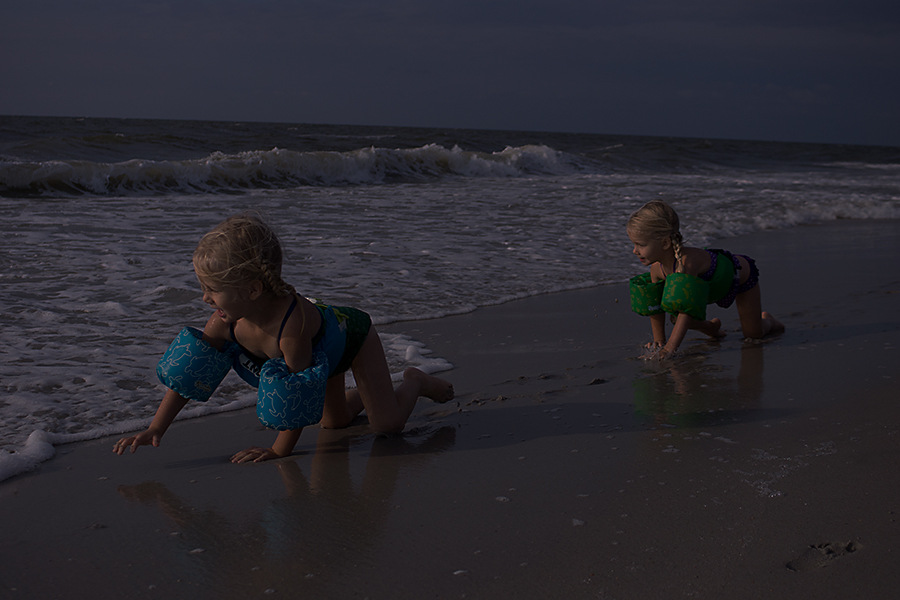
//> input picture p1.jpg, 900 x 600 px
$ ./starter_backup p1.jpg   (built with g++ and OpenCV 4)
//> lines starting //> are read from the running program, lines starting //| are printed output that depends on the picture
/* openFileDlg() does not exist in linux */
/* int may need to be transformed into unsigned int */

#include <cstdio>
#include <cstdlib>
#include <opencv2/core/core.hpp>
#include <opencv2/highgui/highgui.hpp>

using namespace cv;

const int patchSize = 15;        // unused in the demo, it's the Omega
const int minThreshold = 60;    // T
const float omega = 0.95f;        // must be between 0 and 1 (used for maintaining a certain amount of haze, in order to make a natural image)
const float t0 = 0.1f;          // represents the lower bound of the transmission coefficient

int qsortcomp(const void *a, const void *b)
{
    std::pair<uchar, int> p2 = *(std::pair<uchar, int>*)b;
    std::pair<uchar, int> p1 = *(std::pair<uchar, int>*)a;
    return (p2.second - p1.second);
}

// [17 lines left out: function negateImage, not called in this run]

uchar minPixel(Mat src, int y, int x)
{
    int offset = patchSize / 2;
    uchar res = 255;

    for(int i=y-offset; i<=y+offset; i++)
    {
        if(i < 0 || i >= src.rows) continue;
        for(int j=x-offset; j<=x+offset; j++)
        {
            if(j < 0 || j >= src.cols) continue;
            Vec3b pix = src.at<Vec3b>(i, j);
            uchar minPix = min(pix.val[0], min(pix.val[1], pix.val[2]));
            res = min(res, minPix);
        }
    }

    return res;
}

Mat computeDarkChannel(Mat src)
{
    Mat res = Mat::zeros(src.rows, src.cols, CV_8UC1);

    for(int i=0; i<src.rows; i++)
    {
        for(int j=0; j<src.cols; j++)
        {
            res.at<uchar>(i, j) = minPixel(src, i, j);
        }
    }

    return res;
}

void computeHistogram(std::pair<uchar, int> *hist, Mat src)
{
    for(int i=0; i<256; i++)
    {
        hist[i].first = i;
        hist[i].second = 0;
    }

    for(int i=0; i<src.rows; i++)
    {
        for(int j=0; j<src.cols; j++)
        {
            uchar pix = src.at<uchar>(i, j);
            hist[pix].second++;
        }
    }
}

void computeTopHistogram(Mat src, std::pair<uchar, int> *histogram, std::pair<uchar, int> *topHistogram)
{
    // select top 0.1% brightest pixels from histogram
    int selectedPixels = src.rows * src.cols / 1000;
    int total_pixels = 0;
    for(int i=0; i<256; i++)
    {
        topHistogram[i].first = i;
        topHistogram[i].second = 0;
    }

    for(int i=255; i>=0; i--)
    {
        topHistogram[i].second = min(histogram[i].second, selectedPixels - total_pixels);
        total_pixels += topHistogram[i].second;
    }
}

Vec3b computeA(uchar value, Mat dark, Mat neg)
{
    for(int i=0; i<dark.rows; i++)
    {
        for(int j=0; j<dark.cols; j++)
        {
            if(dark.at<uchar>(i, j) == value)
            {
                return neg.at<Vec3b>(i, j);
            }
        }
    }

    printf("Returned the default A\n");
    return neg.at<Vec3b>(0, 0);     // it should never reach here
}

float minPixelCoeff(Mat src, int y, int x, Vec3b A)
{
    int offset = patchSize / 2;
    float res = 1.0f;

    for(int i=y-offset; i<=y+offset; i++)
    {
        if(i < 0 || i >= src.rows) continue;
        for(int j=x-offset; j<=x+offset; j++)
        {
            if(j < 0 || j >= src.cols) continue;
            Vec3b pix = src.at<Vec3b>(i, j);
            float valB = (float)pix.val[0] / A.val[0];
            float valG = (float)pix.val[1] / A.val[1];
            float valR = (float)pix.val[2] / A.val[2];
            float minC = min(valB, min(valG, valR));
            res = min(res, minC);
        }
    }

    return res;
}

void computeCoeff(std::vector<float> &coeff, Mat neg, Vec3b A)
{
    for(int i=0; i<neg.rows; i++)
    {
        for(int j=0; j<neg.cols; j++)
        {
            float res = 1.0f - omega * minPixelCoeff(neg, i, j, A);
            coeff.push_back(res);
        }
    }
}

Mat computeRectified(Mat neg, Vec3b A, std::vector<float> &coeff)
{
    Mat res = Mat::zeros(neg.rows, neg.cols, CV_8UC3);
    for(int i=0; i<res.rows; i++)
    {
        for(int j=0; j<res.cols; j++)
        {
            float chosenT = max(coeff[i * res.rows + j], t0);
            Vec3b pix = neg.at<Vec3b>(i, j);
            Vec3b sol = pix;
            sol.val[0] = (uchar)(((float)pix.val[0] - A.val[0]) / chosenT + A.val[0]);
            sol.val[1] = (uchar)(((float)pix.val[1] - A.val[1]) / chosenT + A.val[1]);
            sol.val[2] = (uchar)(((float)pix.val[2] - A.val[2]) / chosenT + A.val[2]);
            res.at<Vec3b>(i, j) = sol;
        }
    }

    return res;
}

int main(int argc, char **argv)
{
    // char fname[100];
    Mat src;
    Mat neg;
    Mat darkChannel;
    Mat rectified;
    Mat enhanced;

    //
    std::pair<uchar, int> histogram[256];
    std::pair<uchar, int> topHistogram[256];
    Vec3b A;
    std::vector<float> coeff;

    // [18 lines of commented-out code are left out]

    src = imread(argv[1], CV_LOAD_IMAGE_COLOR);
//> src is the input picture: 600 rows x 900 cols, CV_8UC3; mean B, G, R 47.4, 40.4, 41.9
    darkChannel = computeDarkChannel(src);
//> after the loop in computeDarkChannel, `for(int i=0; i<src.rows; i++)`:
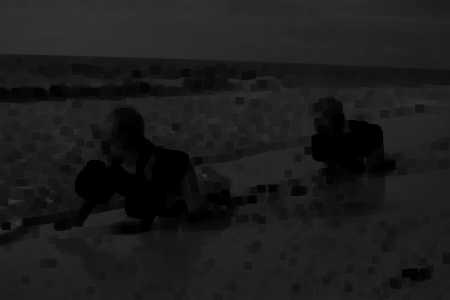
//> res: 600 rows x 900 cols, CV_8UC1 (shown at 1/2 size); min 0, max 57, mean 27.4
    computeHistogram(histogram, darkChannel);
//> histogram = 256 pairs, first 12: [0, 32547], [1, 2896], [2, 3152], [3, 2855], [4, 3588], [5, 3443], [6, 3708], [7, 3854], [8, 3524], [9, 2934], [10, 3874], [11, 3825]
    computeTopHistogram(src, histogram, topHistogram);
//> after the loop in computeTopHistogram, `for(int i=255; i>=0; i--)`: total_pixels = 540
//> topHistogram = 256 pairs, first 12: [0, 0], [1, 0], [2, 0], [3, 0], [4, 0], [5, 0], [6, 0], [7, 0], [8, 0], [9, 0], [10, 0], [11, 0]

    qsort(topHistogram, 256, sizeof(std::pair<uchar, int>), qsortcomp);
//> in qsortcomp, `std::pair<uchar, int> p2 = *(std::pair<uchar, int>*)b;`: p2 = (1, 0)
//> in qsortcomp, `std::pair<uchar, int> p1 = *(std::pair<uchar, int>*)a;`: p1 = (0, 0)
//> topHistogram = 256 pairs, first 12: [50, 305], [49, 144], [51, 34], [53, 22], [55, 11], [54, 9], [52, 8], [56, 5], [57, 2], [0, 0], [1, 0], [2, 0]
    A = computeA(topHistogram[0].first, darkChannel, src);
//> A = [68, 53, 51]
    computeCoeff(coeff, src, A);
//> after the loop in computeCoeff, `for(int i=0; i<neg.rows; i++)`: coeff = 540000 items
//> coeff = 540000 items
    rectified = computeRectified(src, A, coeff);
//> after the loop in computeRectified, `for(int i=0; i<res.rows; i++)`:
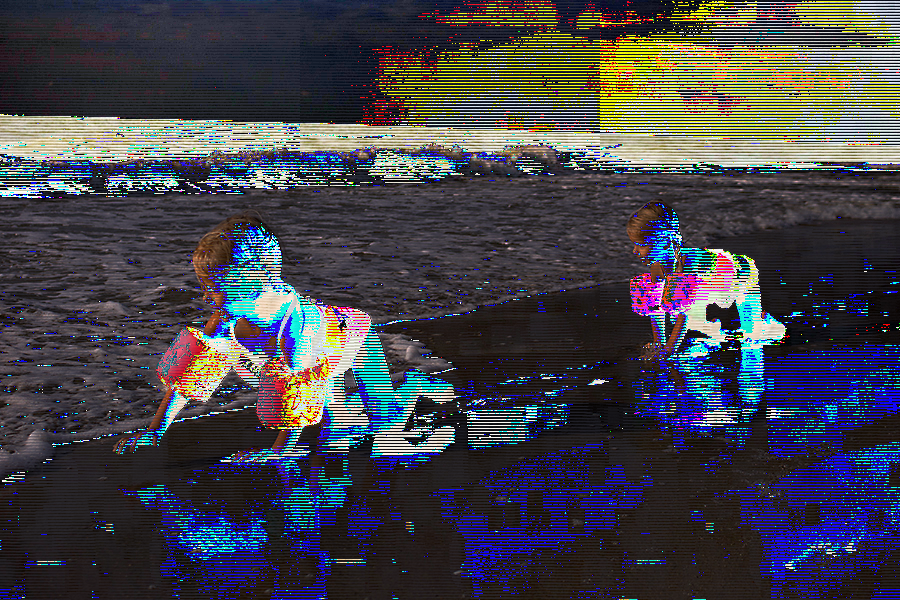
//> res: 600 rows x 900 cols, CV_8UC3; mean B, G, R 73.4, 65.9, 66.5

    imshow("Source", src);
    // imshow("Negated", neg);
    imshow("Dark channel", darkChannel);
    imshow("Rectified", rectified);
    // imshow("Enhanced", enhanced);

    waitKey();

    printf("A = %u %u %u\n", A.val[2], A.val[1], A.val[0]);
//| A = 51 53 68
    for(int i=0; i<20; i++)
        printf("%f ", coeff[i]);
//> this loop made 20 passes
//| 0.161765 0.161765 0.161765 0.161765 0.161765
//> (output is shown up to pass 5 of 20)
    printf("\n");

    float cacat = minPixelCoeff(neg, 0, 0, A);
//> after the loop in minPixelCoeff, `for(int i=y-offset; i<=y+offset; i++)`: res = 1
//> cacat = 1

    printf("%f %f %f\n", cacat, omega * cacat, 1.0f - omega * cacat);
//| 1.000000 0.950000 0.050000

    coeff.clear();
    return 0;
}

$ run again, on p3.jpg
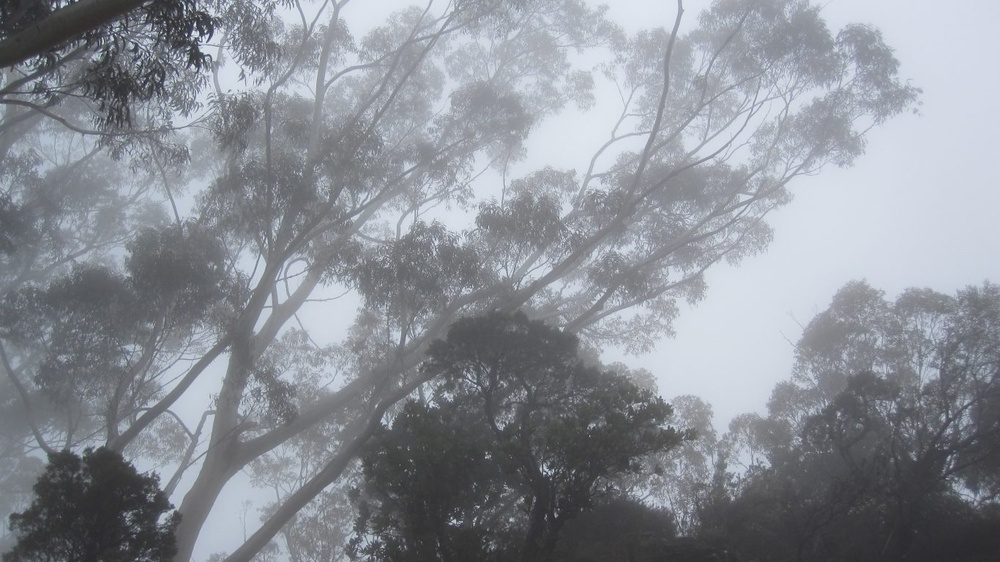
//> input picture p3.jpg, 1000 x 562 px, shrunk from 1366 x 768 before the run
//> src is the input picture: 562 rows x 1000 cols, CV_8UC3; mean B, G, R 150.6, 143.1, 139.1
//> after the loop in computeDarkChannel, `for(int i=0; i<src.rows; i++)`:
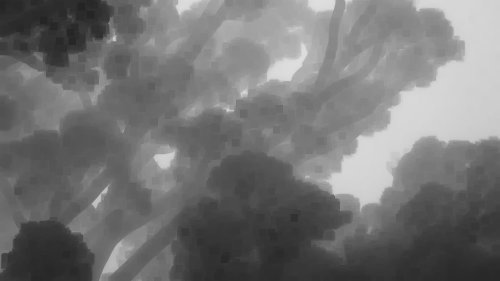
//> res: 562 rows x 1000 cols, CV_8UC1 (shown at 1/2 size); min 36, max 222, mean 116.1
//> histogram = 256 pairs, first 12: [0, 0], [1, 0], [2, 0], [3, 0], [4, 0], [5, 0], [6, 0], [7, 0], [8, 0], [9, 0], [10, 0], [11, 0]
//> the loop in computeTopHistogram, `for(int i=255; i>=0; i--)` made 256 passes
//> total_pixels on passes 1 to 3: 0, 0, 0
//> after the loop in computeTopHistogram, `for(int i=255; i>=0; i--)`: total_pixels = 562
//> `computeTopHistogram(src, histogram, topHistogram);`: topHistogram has the same summary as histogram
//> p2 = (1, 0)
//> p1 = (0, 0)
//> `qsort(topHistogram, 256, sizeof(std::pair<uchar, int>), qsortcomp);`: topHistogram = 256 pairs, first 12: [221, 454], [222, 108], [0, 0], [1, 0], [2, 0], [3, 0], [4, 0], [5, 0], [6, 0], [7, 0], [8, 0], [9, 0]
//> A = [239, 229, 222]
//> after the loop in computeCoeff, `for(int i=0; i<neg.rows; i++)`: coeff = 562000 items
//> after the loop in computeRectified, `for(int i=0; i<res.rows; i++)`:
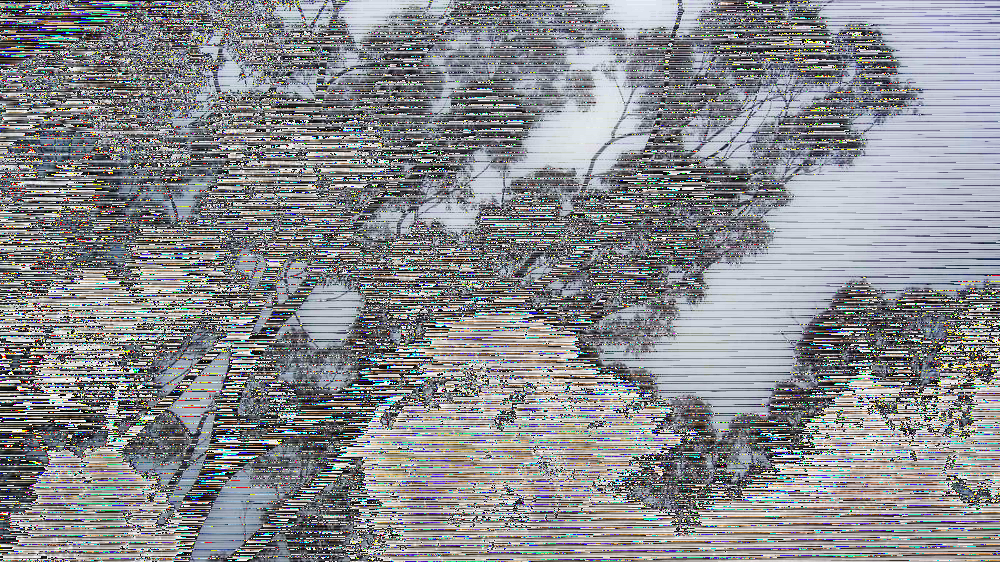
//> res: 562 rows x 1000 cols, CV_8UC3; mean B, G, R 142.1, 138.5, 136.7
//| A = 222 229 239
//> the loop `for(int i=0; i<20; i++)` made 20 passes
//| 0.829913 0.829913 0.829913 0.833054 0.833054
//> (output is shown up to pass 5 of 20)
//> after the loop in minPixelCoeff, `for(int i=y-offset; i<=y+offset; i++)`: res = 1
//| 1.000000 0.950000 0.050000

$ run again, on p4.jpg
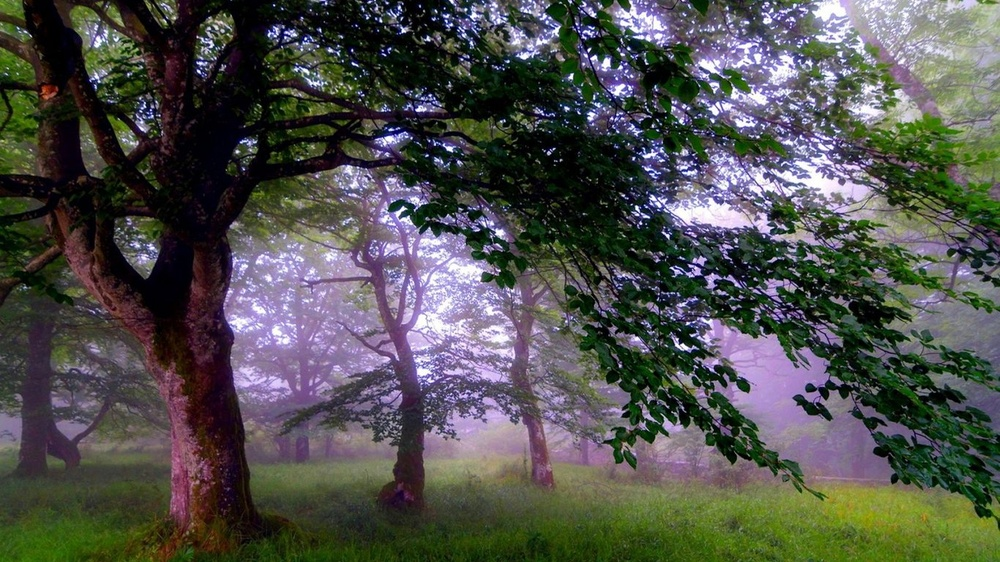
//> input picture p4.jpg, 1000 x 562 px, shrunk from 1366 x 768 before the run
//> src is the input picture: 562 rows x 1000 cols, CV_8UC3; mean B, G, R 76.7, 80.2, 79.6
//> after the loop in computeDarkChannel, `for(int i=0; i<src.rows; i++)`:
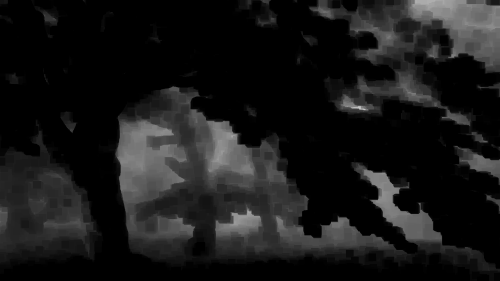
//> res: 562 rows x 1000 cols, CV_8UC1 (shown at 1/2 size); min 0, max 203, mean 24.2
//> histogram = 256 pairs, first 12: [0, 297341], [1, 5441], [2, 4702], [3, 4359], [4, 3478], [5, 4203], [6, 3446], [7, 2673], [8, 2946], [9, 2237], [10, 2573], [11, 2590]
//> the loop in computeTopHistogram, `for(int i=255; i>=0; i--)` made 256 passes
//> total_pixels on passes 1 to 3: 0, 0, 0
//> after the loop in computeTopHistogram, `for(int i=255; i>=0; i--)`: total_pixels = 562
//> `computeTopHistogram(src, histogram, topHistogram);`: topHistogram = 256 pairs, first 12: [0, 0], [1, 0], [2, 0], [3, 0], [4, 0], [5, 0], [6, 0], [7, 0], [8, 0], [9, 0], [10, 0], [11, 0]
//> p2 = (1, 0)
//> p1 = (0, 0)
//> `qsort(topHistogram, 256, sizeof(std::pair<uchar, int>), qsortcomp);`: topHistogram = 256 pairs, first 12: [171, 203], [174, 64], [162, 60], [160, 33], [168, 27], [196, 27], [163, 24], [166, 21], [161, 17], [164, 12], [172, 12], [175, 10]
//> A = [229, 197, 198]
//> after the loop in computeCoeff, `for(int i=0; i<neg.rows; i++)`: coeff = 562000 items
//> after the loop in computeRectified, `for(int i=0; i<res.rows; i++)`:
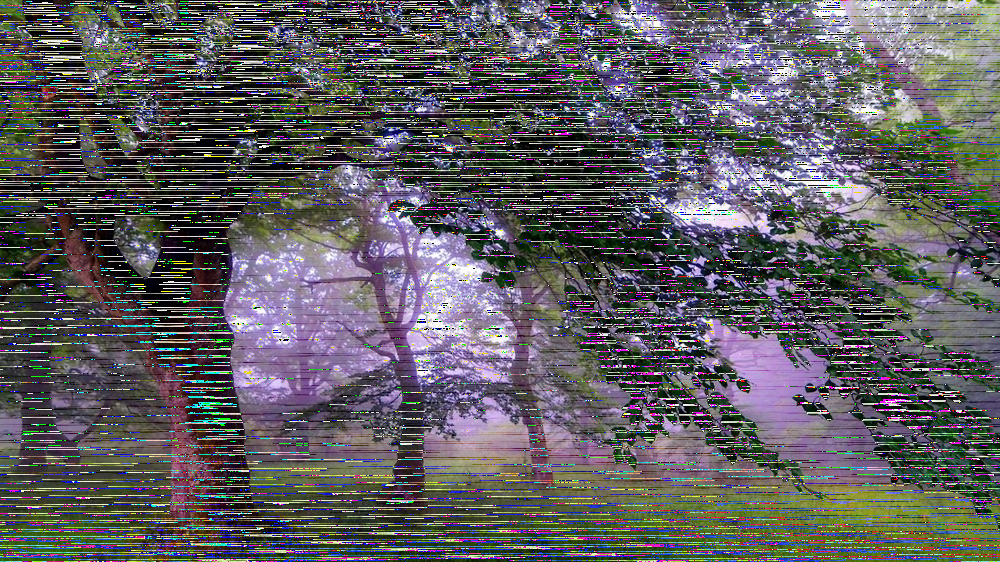
//> res: 562 rows x 1000 cols, CV_8UC3; mean B, G, R 95.3, 92.5, 94.2
//| A = 198 197 229
//> the loop `for(int i=0; i<20; i++)` made 20 passes
//| 0.925328 0.925328 0.925328 0.925328 0.925328
//> (output is shown up to pass 5 of 20)
//> after the loop in minPixelCoeff, `for(int i=y-offset; i<=y+offset; i++)`: res = 1
//| 1.000000 0.950000 0.050000
